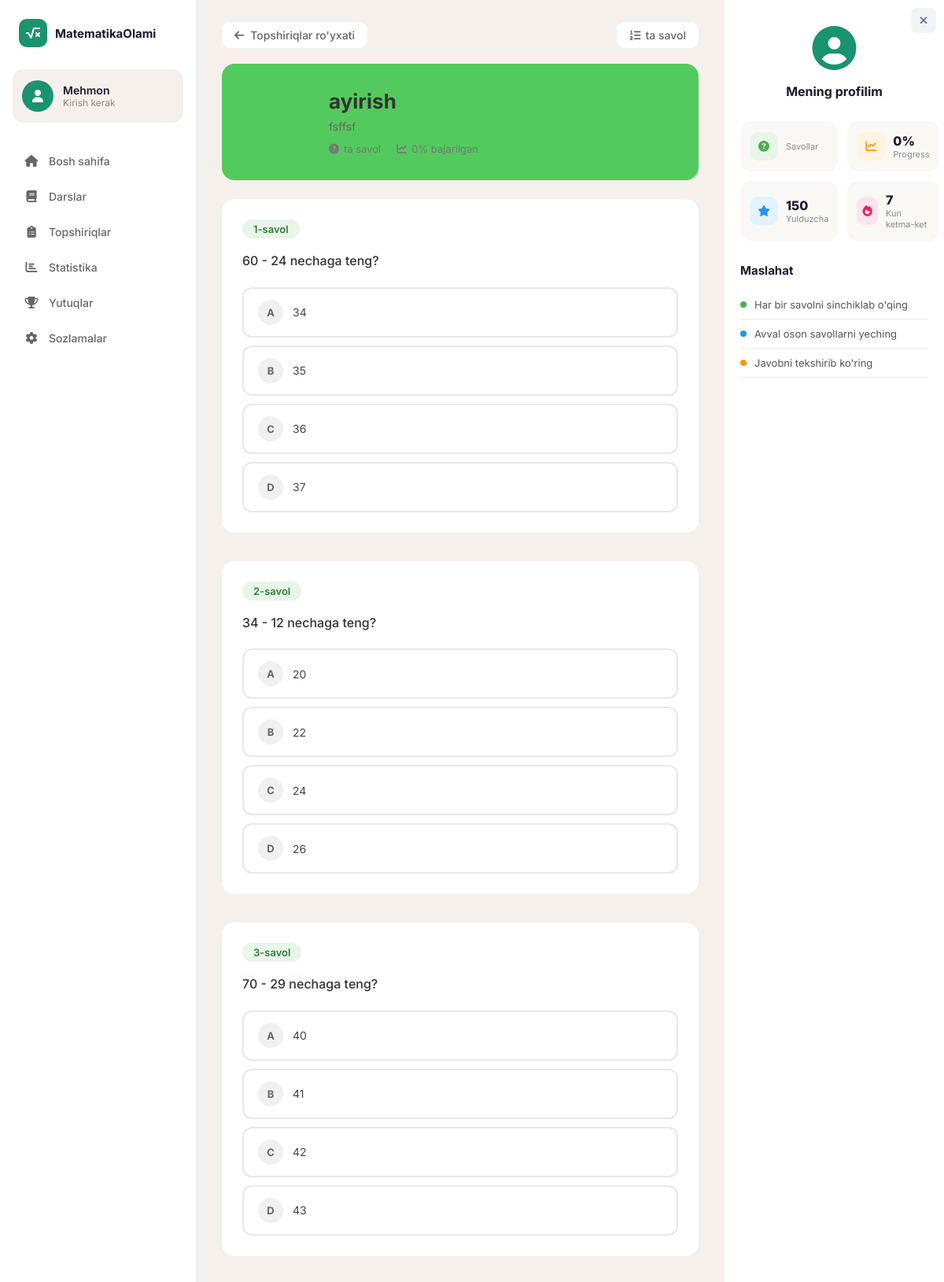
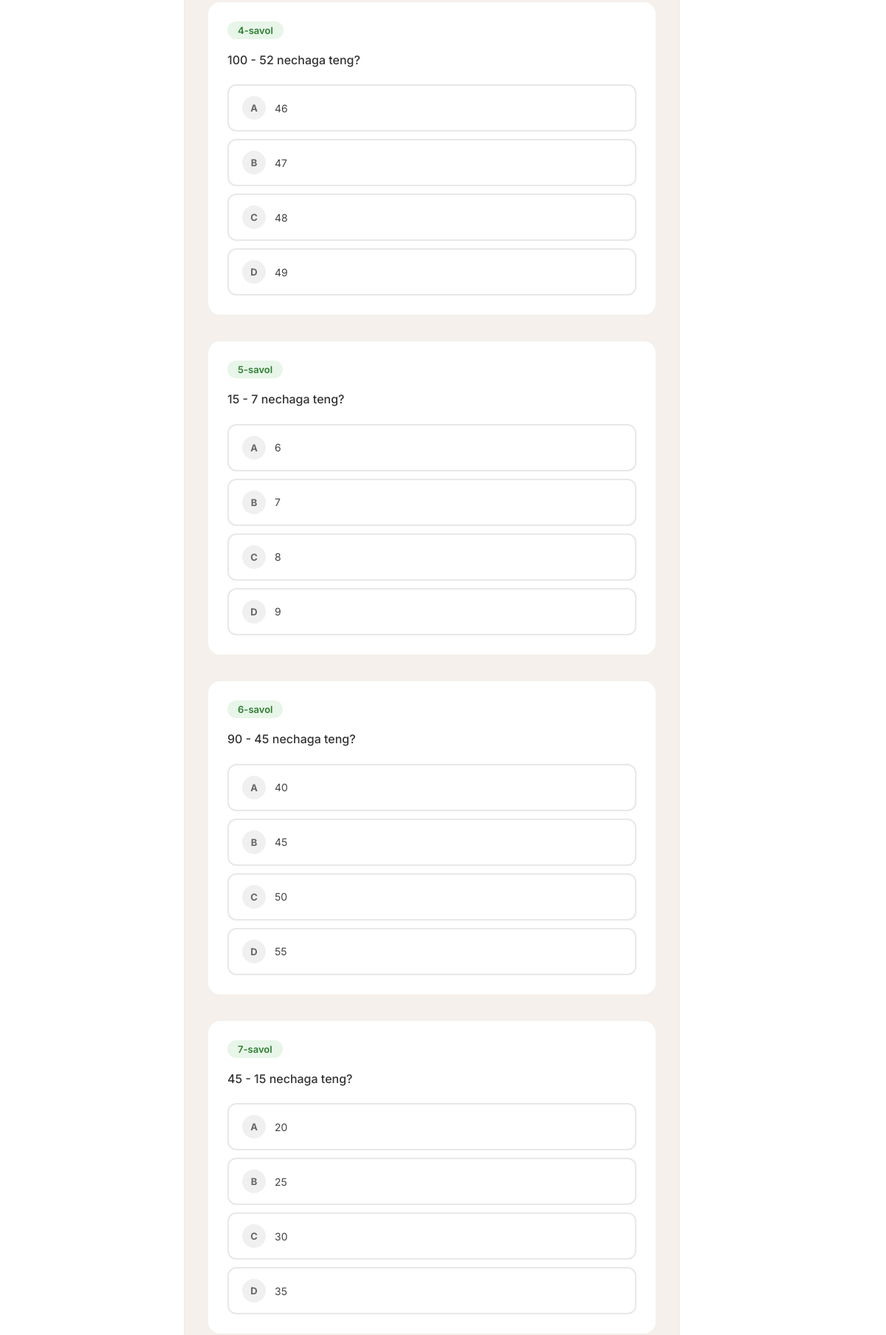
The page /topshiriqlar/39/ (upper part) on the database its author committed (2 pictures, top to bottom).
### apps/models.py (models this page shows, shortened)
class Topshiriq(models.Model):
    TURI_CHOICES = [
        ('kichik', 'Kichik topshiriq'),
        ('pastki', 'Pastki topshiriq'),
    ]
    mavzu = models.ForeignKey(Mavzu, on_delete=models.SET_NULL, null=True, blank=True, related_name='topshiriqlar')
    dars = models.ForeignKey(Dars, on_delete=models.CASCADE, related_name='topshiriqlar', null=True, blank=True)
    nomi = models.CharField(max_length=200)
    tavsif = models.TextField(blank=True)
    icon = models.CharField(max_length=50, blank=True)
    rang = models.CharField(max_length=20, default='#e8f5e9')
    savollar = models.PositiveIntegerField(default=0)
    foiz = models.PositiveIntegerField(default=0)
    progress_rang = models.CharField(max_length=20, blank=True)
    btn_rang = models.CharField(max_length=20, blank=True)
    turi = models.CharField(max_length=20, choices=TURI_CHOICES, default='kichik')
    rasm_url = models.URLField(blank=True)
    tartib = models.PositiveIntegerField(default=0)
    class Meta:
        ordering = ['tartib']
        verbose_name = 'Topshiriq'
        verbose_name_plural = 'Topshiriqlar'

class Savol(models.Model):
    topshiriq = models.ForeignKey(Topshiriq, on_delete=models.CASCADE, related_name='savollar_list')
    savol_matni = models.TextField()
    variant_a = models.CharField(max_length=200)
    variant_b = models.CharField(max_length=200)
    variant_c = models.CharField(max_length=200)
    variant_d = models.CharField(max_length=200)
    togri_javob = models.CharField(max_length=1, choices=[
        ('a', 'A'), ('b', 'B'), ('c', 'C'), ('d', 'D'),
    ])
    izoh = models.TextField(blank=True, help_text="Javob izohi")
    tartib = models.PositiveIntegerField(default=0)
    class Meta:
        ordering = ['tartib']
        verbose_name = 'Savol'
        verbose_name_plural = 'Savollar'

class UmumiyStatistika(models.Model):
    umumiy_ball = models.PositiveIntegerField(default=82)
    bajarilgan = models.PositiveIntegerField(default=24)
    jarayonda = models.PositiveIntegerField(default=12)
    umumiy_soat = models.PositiveIntegerField(default=47)
    ketma_ket_kun = models.PositiveIntegerField(default=7)
    ortacha_ball_foiz = models.PositiveIntegerField(default=89)
    yulduzcha = models.PositiveIntegerField(default=150)
    class Meta:
        verbose_name = 'Umumiy statistika'
        verbose_name_plural = 'Umumiy statistika'
    @classmethod
    def get(cls):
        obj, _ = cls.objects.get_or_create(pk=1)
        return obj

### apps/views.py (the view)
# urls.py: path('topshiriqlar/<int:pk>/', views.topshiriq_detail, name='topshiriq_detail'),
def topshiriq_detail(request, pk):
    import random as _random
    topshiriq = get_object_or_404(Topshiriq, pk=pk)
    stat = UmumiyStatistika.get()
    barcha = list(topshiriq.savollar_list.all())
    savollar = _random.sample(barcha, min(10, len(barcha)))
    savol_idlar = ','.join(str(s.pk) for s in savollar)
    context = {
        'topshiriq': topshiriq,
        'savollar': savollar,
        'savol_idlar': savol_idlar,
        'stat': stat,
    }
    return render(request, 'topshiriq_detail.html', context)

### templates/topshiriq_detail.html (shortened to what this page needs)
{% extends 'base.html' %}
{% block content %}
            <div class="detail-nav">
                <a href="{% url 'topshiriqlar' %}" class="detail-back-btn">
                    <i class="fas fa-arrow-left"></i> Topshiriqlar ro'yxati
                </a>
                <div class="detail-nav-arrows">
                    <span class="topshiriq-savol-count">
                        <i class="fas fa-list-ol"></i> {{ savollar.count }} ta savol
                    </span>
                </div>
            </div>
            <div class="dars-detail-header" style="background: {{ topshiriq.rang }}">
                <div class="dars-detail-info">
                    <h1>{{ topshiriq.nomi }}</h1>
                    {% if topshiriq.tavsif %}
                    <p>{{ topshiriq.tavsif }}</p>
                    {% endif %}
                    <div class="dars-detail-meta">
                        <span><i class="fas fa-question-circle"></i> {{ savollar.count }} ta savol</span>
                        <span><i class="fas fa-chart-line"></i> {{ topshiriq.foiz }}% bajarilgan</span>
                    </div>
                </div>
            </div>
            {% if savollar %}
            <form method="post" action="{% url 'topshiriq_tekshirish' topshiriq.pk %}">
                {% for savol in savollar %}
                <section class="section">
                    <div class="savol-card">
                        <div class="savol-header">
                            <span class="savol-raqam">{{ forloop.counter }}-savol</span>
                        </div>
                        <div class="savol-matn">
                            <p>{{ savol.savol_matni }}</p>
                        </div>
                        <div class="savol-variantlar">
                            <label class="savol-variant">
                                <span class="variant-belgi">A</span>
                                <span class="variant-matn">{{ savol.variant_a }}</span>
                            </label>
                            <label class="savol-variant">
                                <span class="variant-belgi">B</span>
                                <span class="variant-matn">{{ savol.variant_b }}</span>
                            </label>
                            <label class="savol-variant">
                                <span class="variant-belgi">C</span>
                                <span class="variant-matn">{{ savol.variant_c }}</span>
                            </label>
                            <label class="savol-variant">
                                <span class="variant-belgi">D</span>
                                <span class="variant-matn">{{ savol.variant_d }}</span>
                            </label>
                        </div>
                    </div>
                </section>
                {% endfor %}
            </form>
            {% endif %}
{% endblock %}
{% block right_sidebar %}
            <div class="stats-grid">
                <div class="stat-item">
                    <div class="stat-icon" style="background: #e8f5e9; color: #4caf50;">
                        <i class="fas fa-question-circle"></i>
                    </div>
                    <div class="stat-info">
                        <span class="stat-label">Savollar</span>
                    </div>
                </div>
                <div class="stat-item">
                    <div class="stat-icon" style="background: #fff3e0; color: #ff9800;">
                        <i class="fas fa-chart-line"></i>
                    </div>
                    <div class="stat-info">
                        <span class="stat-value">{{ topshiriq.foiz }}%</span>
                        <span class="stat-label">Progress</span>
                    </div>
                </div>
                <div class="stat-item">
                    <div class="stat-icon" style="background: #e3f2fd; color: #2196f3;">
                        <i class="fas fa-star"></i>
                    </div>
                    <div class="stat-info">
                        <span class="stat-value">{{ stat.yulduzcha }}</span>
                        <span class="stat-label">Yulduzcha</span>
                    </div>
                </div>
                <div class="stat-item">
                    <div class="stat-icon" style="background: #fce4ec; color: #e91e63;">
                        <i class="fas fa-fire"></i>
                    </div>
                    <div class="stat-info">
                        <span class="stat-value">{{ stat.ketma_ket_kun }}</span>
                        <span class="stat-label">Kun ketma-ket</span>
                    </div>
                </div>
            </div>
            <div class="recent-activity">
                <h4>Maslahat</h4>
                <div class="activity-item">
                    <div class="activity-dot" style="background: #4caf50;"></div>
                    <span>Har bir savolni sinchiklab o'qing</span>
                </div>
                <div class="activity-item">
                    <div class="activity-dot" style="background: #2196f3;"></div>
                    <span>Avval oson savollarni yeching</span>
                </div>
                <div class="activity-item">
                    <div class="activity-dot" style="background: #ff9800;"></div>
                    <span>Javobni tekshirib ko'ring</span>
                </div>
            </div>
{% endblock %}

### static/css/style.css (style rules this page uses)
* { margin: 0; padding: 0; box-sizing: border-box; }
body { font-family: 'Inter', sans-serif; background: #f5f0eb; color: #333; }
.section { margin-bottom: 36px; }
.stats-grid { display: grid; grid-template-columns: 1fr 1fr; gap: 12px; margin-bottom: 28px; }
.stat-item { display: flex; align-items: center; gap: 10px; padding: 14px 12px; background: #faf8f5; border-radius: 14px; }
.stat-icon { width: 36px; height: 36px; border-radius: 10px; display: flex; align-items: center; justify-content: center; font-size: 14px; }
.stat-info { display: flex; flex-direction: column; }
.stat-value { font-size: 16px; font-weight: 800; color: #1a1a2e; }
.stat-label { font-size: 11px; color: #888; }
.recent-activity h4 { font-size: 15px; font-weight: 700; color: #1a1a2e; margin-bottom: 16px; }
.activity-item { display: flex; align-items: center; gap: 10px; padding: 10px 0; border-bottom: 1px solid #f0ebe5; font-size: 13px; color: #555; }
.activity-dot { width: 8px; height: 8px; border-radius: 50%; flex-shrink: 0; }
.detail-nav { display: flex; justify-content: space-between; align-items: center; margin-bottom: 20px; }
.detail-back-btn { display: inline-flex; align-items: center; gap: 8px; color: #666; text-decoration: none; font-size: 14px; font-weight: 500; padding: 8px 16px; border-radius: 10px; background: #fff; transition: all 0.2s; }
.detail-nav-arrows { display: flex; gap: 8px; align-items: center; }
.dars-detail-header { display: flex; align-items: center; gap: 24px; padding: 32px; border-radius: 16px; margin-bottom: 24px; }
.dars-detail-info { flex: 1; }
.dars-detail-info h1 { font-size: 26px; font-weight: 700; margin-bottom: 8px; color: #333; }
.dars-detail-info p { font-size: 14px; color: #666; margin-bottom: 12px; }
.dars-detail-meta { display: flex; gap: 20px; font-size: 13px; color: #777; }
.dars-detail-meta span { display: flex; align-items: center; gap: 6px; }
.savol-card { background: #fff; border-radius: 16px; padding: 24px; border: 2px solid transparent; transition: border-color 0.2s; }
.savol-header { display: flex; justify-content: space-between; align-items: center; margin-bottom: 16px; }
.savol-raqam { display: inline-block; background: #e8f5e9; color: #2e7d32; padding: 4px 14px; border-radius: 20px; font-size: 13px; font-weight: 600; }
.savol-matn { font-size: 16px; line-height: 1.6; color: #333; margin-bottom: 20px; font-weight: 500; }
.savol-variantlar { display: flex; flex-direction: column; gap: 10px; }
.savol-variant { display: flex; align-items: center; gap: 12px; padding: 14px 18px; border: 2px solid #e8e8e8; border-radius: 12px; cursor: pointer; transition: all 0.2s; position: relative; }
.variant-belgi { min-width: 32px; height: 32px; border-radius: 50%; background: #f0f0f0; display: flex; align-items: center; justify-content: center; font-weight: 700; font-size: 13px; color: #666; transition: all 0.2s; }
.variant-matn { font-size: 14px; color: #444; flex: 1; }
.topshiriq-savol-count { display: inline-flex; align-items: center; gap: 6px; color: #666; font-size: 14px; font-weight: 500; padding: 8px 16px; border-radius: 10px; background: #fff; }

### rows shown on the page
Topshiriq: nomi "ayirish", tavsif "fsffsf", foiz "0"
Savol: savol_matni "60 - 24 nechaga teng?", variant_a "34", variant_b "35", variant_c "36", variant_d "37"
Savol: savol_matni "34 - 12 nechaga teng?", variant_a "20", variant_b "22", variant_c "24", variant_d "26"
Savol: savol_matni "70 - 29 nechaga teng?", variant_a "40", variant_b "41", variant_c "42", variant_d "43"
Savol: savol_matni "100 - 52 nechaga teng?", variant_a "46", variant_b "47", variant_c "48", variant_d "49"
Savol: savol_matni "15 - 7 nechaga teng?", variant_a "6", variant_b "7", variant_c "8", variant_d "9"
Savol: savol_matni "90 - 45 nechaga teng?", variant_a "40", variant_b "45", variant_c "50", variant_d "55"
Savol: savol_matni "45 - 15 nechaga teng?", variant_a "20", variant_b "25", variant_c "30", variant_d "35"
UmumiyStatistika: yulduzcha "150", ketma_ket_kun "7"
